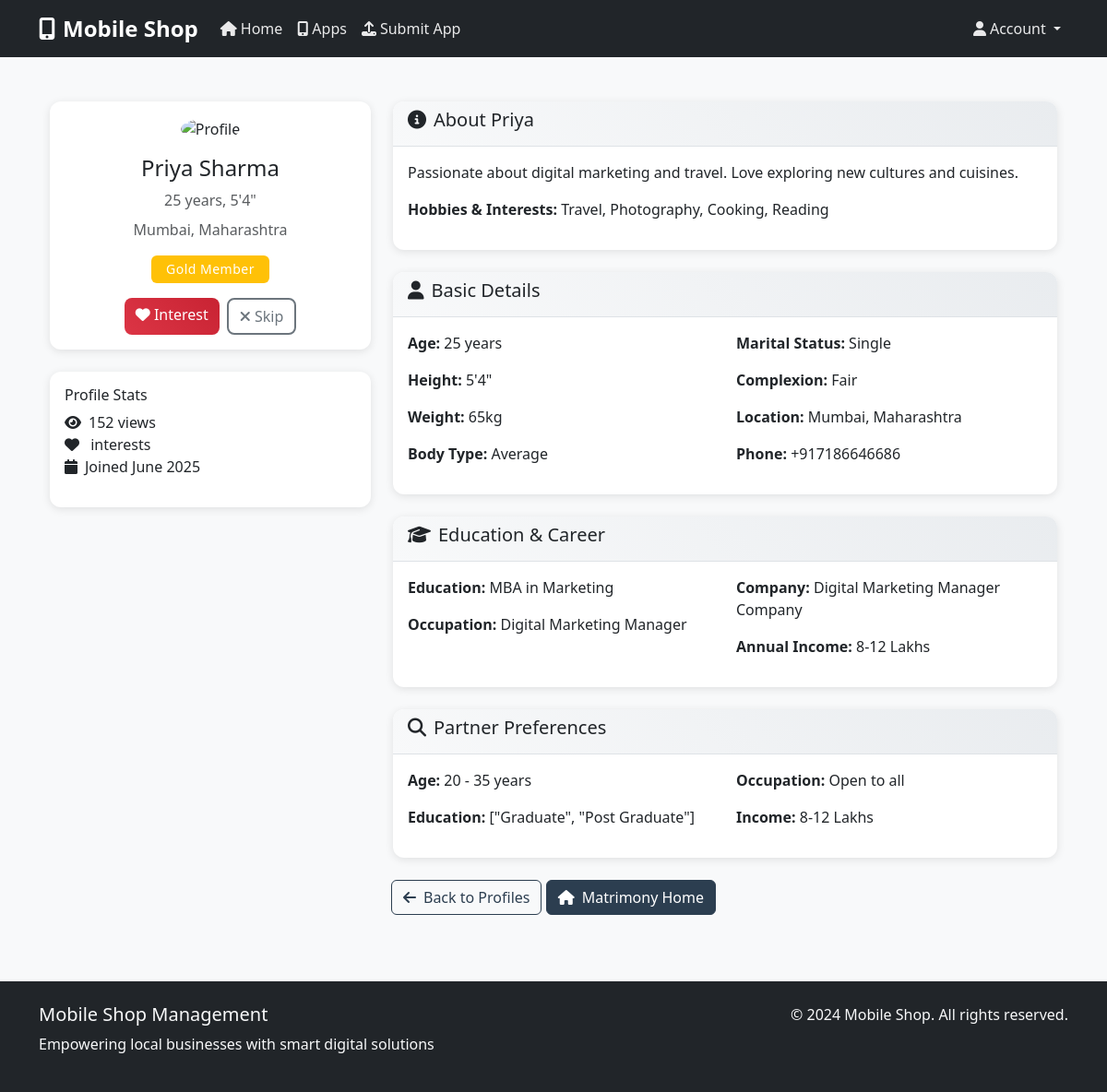
Page /matrimony/profile/1 on the committed database.
### models.py (models this page shows, shortened)
class MatrimonyProfile(db.Model):
    __tablename__ = 'matrimony_profiles'
    id = db.Column(db.Integer, primary_key=True)
    full_name = db.Column(db.String(200), nullable=False)
    age = db.Column(db.Integer, nullable=False)
    gender = db.Column(db.String(10), nullable=False)  # Male, Female, Other
    marital_status = db.Column(db.String(20), nullable=False)  # single, divorced, widowed
    relationship_type = db.Column(db.String(30), nullable=False)  # marriage, open, livein
    height = db.Column(db.String(10))  # e.g., "5'8\""
    weight = db.Column(db.String(10))  # e.g., "65kg"
    body_type = db.Column(db.String(20))  # slim, average, athletic, etc.
    complexion = db.Column(db.String(20))  # fair, medium, dark
    physical_status = db.Column(db.String(20))  # normal, differently_abled
    city = db.Column(db.String(100), nullable=False)
    state = db.Column(db.String(100), nullable=False)
    country = db.Column(db.String(100), default='India')
    education = db.Column(db.String(200))
    occupation = db.Column(db.String(200))
    annual_income = db.Column(db.String(50))  # e.g., "5-10 Lakhs"
    company_name = db.Column(db.String(200))
    family_type = db.Column(db.String(20))  # nuclear, joint
    father_occupation = db.Column(db.String(100))
    mother_occupation = db.Column(db.String(100))
    siblings = db.Column(db.String(100))  # e.g., "1 brother, 1 sister"
    religion = db.Column(db.String(50))
    caste = db.Column(db.String(100))
    sub_caste = db.Column(db.String(100))
    mother_tongue = db.Column(db.String(50))
    diet = db.Column(db.String(20))  # vegetarian, non_vegetarian, vegan
    smoking = db.Column(db.String(20))  # never, occasionally, regularly
    drinking = db.Column(db.String(20))  # never, occasionally, regularly
    bio = db.Column(db.Text)
    hobbies = db.Column(db.Text)  # JSON array
    interests = db.Column(db.Text)  # JSON array
    partner_age_min = db.Column(db.Integer)
    partner_age_max = db.Column(db.Integer)
    partner_height_min = db.Column(db.String(10))
    partner_height_max = db.Column(db.String(10))
    partner_education = db.Column(db.Text)  # JSON array of preferred education levels
    partner_occupation = db.Column(db.Text)  # JSON array of preferred occupations
    partner_income_min = db.Column(db.String(50))
    partner_location = db.Column(db.Text)  # JSON array of preferred locations
    partner_caste = db.Column(db.Text)  # JSON array of acceptable castes
    email = db.Column(db.String(200), unique=True, nullable=False)
    phone = db.Column(db.String(20))
    whatsapp = db.Column(db.String(20))
    profile_images = db.Column(db.Text)  # JSON array of image URLs
    profile_photo = db.Column(db.String(500))  # main profile photo
    is_verified = db.Column(db.Boolean, default=False)
    verification_documents = db.Column(db.Text)  # JSON array of document paths
    premium_member = db.Column(db.Boolean, default=False)
    membership_badge = db.Column(db.String(20), default='basic')  # basic, silver, gold, platinum
    membership_expires = db.Column(db.DateTime)
    contact_visible = db.Column(db.Boolean, default=False)
    photo_visible = db.Column(db.Boolean, default=True)
    profile_visible = db.Column(db.Boolean, default=True)
    photo_blurred = db.Column(db.Boolean, default=False)
    photo_blur_date = db.Column(db.DateTime)
    last_active = db.Column(db.DateTime, default=datetime.utcnow)
    profile_views = db.Column(db.Integer, default=0)
    created_at = db.Column(db.DateTime, default=datetime.utcnow)
    updated_at = db.Column(db.DateTime, default=datetime.utcnow, onupdate=datetime.utcnow)
    followers_count = db.Column(db.Integer, default=0)
    following_count = db.Column(db.Integer, default=0)
    shares_count = db.Column(db.Integer, default=0)
    password_hash = db.Column(db.String(256))

### routes.py (the view)
@app.route('/matrimony/profile/<int:profile_id>')
def matrimony_profile(profile_id):
    profile = MatrimonyProfile.query.get_or_404(profile_id)
    profile.profile_views += 1
    db.session.commit()
    return render_template('matrimony_profile.html', profile=profile)

### templates/matrimony_profile.html (shortened to what this page needs)
{% extends "base.html" %}
{% block content %}
<div class="container py-4">
    <div class="row">
        <div class="col-md-4">
            <div class="card mb-4">
                <div class="card-body text-center">
                    <div class="profile-image-container mb-3">
                        <img src="https://images.unsplash.com/photo-1500648767791-00dcc994a43e?w=200&h=200&fit=crop&crop=face"
                             class="rounded-circle img-fluid" alt="Profile" style="width: 150px; height: 150px; object-fit: cover;">
                    </div>
                    <h4>{{ profile.full_name }}</h4>
                    <p class="text-muted mb-2">{{ profile.age }} years, {{ profile.height or 'Height not specified' }}</p>
                    <p class="text-muted mb-3">{{ profile.city }}, {{ profile.state }}</p>
                    {% if profile.membership_badge %}
                        <span class="badge bg-{{ 'secondary' if profile.membership_badge == 'basic' else 'light' if profile.membership_badge == 'silver' else 'warning' if profile.membership_badge == 'gold' else 'info' }} mb-3">
                            {{ profile.membership_badge|title }} Member
                        </span>
                    {% endif %}
                    <div class="d-flex justify-content-center gap-2">
                        <a href="{{ url_for('matrimony_interact', profile_id=profile.id, action='like') }}"
                           class="btn btn-danger">
                            <i class="fas fa-heart"></i> Interest
                        </a>
                        <a href="{{ url_for('matrimony_interact', profile_id=profile.id, action='dislike') }}"
                           class="btn btn-outline-secondary">
                            <i class="fas fa-times"></i> Skip
                        </a>
                    </div>
                </div>
            </div>
            <div class="card">
                <div class="card-body">
                    <h6 class="card-title">Profile Stats</h6>
                    <ul class="list-unstyled">
                        <li><i class="fas fa-eye me-2"></i>{{ profile.profile_views }} views</li>
                        <li><i class="fas fa-heart me-2"></i>{{ profile.interested_count }} interests</li>
                        <li><i class="fas fa-calendar me-2"></i>Joined {{ profile.created_at.strftime('%B %Y') }}</li>
                    </ul>
                </div>
            </div>
        </div>
        <div class="col-md-8">
            <div class="card mb-4">
                <div class="card-header">
                    <h5><i class="fas fa-info-circle me-2"></i>About {{ profile.full_name.split()[0] }}</h5>
                </div>
                <div class="card-body">
                    <p>{{ profile.bio or 'No description provided.' }}</p>
                    {% if profile.hobbies %}
                        <p><strong>Hobbies & Interests:</strong> {{ profile.hobbies }}</p>
                    {% endif %}
                </div>
            </div>
            <div class="card mb-4">
                <div class="card-header">
                    <h5><i class="fas fa-user me-2"></i>Basic Details</h5>
                </div>
                <div class="card-body">
                    <div class="row">
                        <div class="col-md-6">
                            <p><strong>Age:</strong> {{ profile.age }} years</p>
                            <p><strong>Height:</strong> {{ profile.height or 'Not specified' }}</p>
                            <p><strong>Weight:</strong> {{ profile.weight or 'Not specified' }}</p>
                            <p><strong>Body Type:</strong> {{ profile.body_type|title if profile.body_type else 'Not specified' }}</p>
                        </div>
                        <div class="col-md-6">
                            <p><strong>Marital Status:</strong> {{ profile.marital_status|title }}</p>
                            <p><strong>Complexion:</strong> {{ profile.complexion|title if profile.complexion else 'Not specified' }}</p>
                            <p><strong>Location:</strong> {{ profile.city }}, {{ profile.state }}</p>
                            <p><strong>Phone:</strong> {{ profile.phone if profile.membership_badge != 'basic' else 'Premium members only' }}</p>
                        </div>
                    </div>
                </div>
            </div>
            <div class="card mb-4">
                <div class="card-header">
                    <h5><i class="fas fa-graduation-cap me-2"></i>Education & Career</h5>
                </div>
                <div class="card-body">
                    <div class="row">
                        <div class="col-md-6">
                            <p><strong>Education:</strong> {{ profile.education }}</p>
                            <p><strong>Occupation:</strong> {{ profile.occupation }}</p>
                        </div>
                        <div class="col-md-6">
                            <p><strong>Company:</strong> {{ profile.company_name or 'Not specified' }}</p>
                            <p><strong>Annual Income:</strong> {{ profile.annual_income or 'Not specified' }}</p>
                        </div>
                    </div>
                </div>
            </div>
            <div class="card">
                <div class="card-header">
                    <h5><i class="fas fa-search me-2"></i>Partner Preferences</h5>
                </div>
                <div class="card-body">
                    <div class="row">
                        <div class="col-md-6">
                            <p><strong>Age:</strong>
                                {% if profile.partner_age_min and profile.partner_age_max %}
                                    {{ profile.partner_age_min }} - {{ profile.partner_age_max }} years
                                {% else %}
                                    Open to all ages
                                {% endif %}
                            </p>
                            <p><strong>Education:</strong> {{ profile.partner_education or 'Open to all' }}</p>
                        </div>
                        <div class="col-md-6">
                            <p><strong>Occupation:</strong> {{ profile.partner_occupation or 'Open to all' }}</p>
                            <p><strong>Income:</strong> {{ profile.partner_income_min or 'No preference' }}</p>
                        </div>
                    </div>
                </div>
            </div>
        </div>
    </div>
    <div class="text-center mt-4">
        <a href="{{ url_for('matrimony_profiles') }}" class="btn btn-outline-primary">
            <i class="fas fa-arrow-left me-2"></i>Back to Profiles
        </a>
        <a href="{{ url_for('matrimony') }}" class="btn btn-primary">
            <i class="fas fa-home me-2"></i>Matrimony Home
        </a>
    </div>
</div>
{% endblock %}

### static/css/style.css (style rules this page uses)
:root { --primary-color: #2c3e50; --secondary-color: #3498db; --success-color: #27ae60; --warning-color: #f39c12; --danger-color: #e74c3c; --info-color: #3498db; --light-color: #ecf0f1; --dark-color: #2c3e50; }
body { font-family: 'Segoe UI', Tahoma, Geneva, Verdana, sans-serif; background-color: #f8f9fa; color: #2c3e50; }
.card { border: none; box-shadow: 0 0.125rem 0.25rem rgba(0, 0, 0, 0.075); border-radius: 0.5rem; transition: transform 0.2s ease, box-shadow 0.2s ease; }
.card-header { background-color: transparent; border-bottom: 1px solid rgba(0, 0, 0, 0.125); font-weight: 600; }
.btn { border-radius: 0.375rem; font-weight: 500; transition: all 0.3s ease; }
.btn-primary { background-color: var(--primary-color); border-color: var(--primary-color); }
.btn-outline-primary { color: var(--primary-color); border-color: var(--primary-color); }
.badge { font-size: 0.75rem; font-weight: 500; letter-spacing: 0.5px; }

### templates/matrimony_profile.html (style rules this page uses)
.profile-image-container { position: relative; display: inline-block; }
.badge { font-size: 0.875rem; padding: 0.5rem 1rem; }
.card { border: none; box-shadow: 0 2px 10px rgba(0,0,0,0.1); border-radius: 12px; }
.card-header { background: linear-gradient(45deg, #f8f9fa, #e9ecef); border-bottom: 1px solid #dee2e6; border-radius: 12px 12px 0 0 !important; }
.btn-danger { background: linear-gradient(45deg, #dc3545, #c82333); border: none; border-radius: 8px; }
.btn-outline-secondary { border-radius: 8px; border: 2px solid #6c757d; }

### rows in the picture
MatrimonyProfile: full_name "Priya Sharma", age "25", height "5'4\"", city "Mumbai", state "Maharashtra", membership_badge "Gold", profile_views "152", created_at "June 2025", full_name "Priya", bio "Passionate about digital marketing and travel. Love exploring new cultures and cuisines.", hobbies "Travel, Photography, Cooking, Reading", weight "65kg", body_type "Average", marital_status "Single", complexion "Fair", membership_badge+phone "+917186646686", education "MBA in Marketing", occupation "Digital Marketing Manager", company_name "Digital Marketing Manager Company", annual_income "8-12 Lakhs", partner_age_min "20", partner_age_max "35", partner_education "[\"Graduate\", \"Post Graduate\"]", partner_occupation "Open to all", partner_income_min "8-12 Lakhs"
